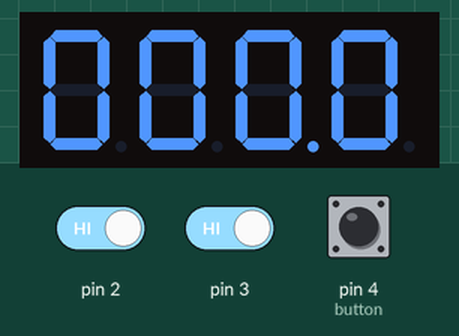
This sketch was run on a simulated Arduino Uno, built with avr-gcc and run on an emulated ATmega328P. On the bench: 4-digit seven-segment display. Wiring (inferred from the names in the program): 4-digit 7-segment display, segments lit when LOW: segments A3, A2, A1, A0, pin 13, pin 12, pin 10, pin 7; digit selects pin 8, A5, A4, pin 9. Inputs (shaded band) come from the test bench; at power-on: pin 2 HIGH, pin 3 HIGH, pin 4 (button) LOW. The segment pins are drawn as the display they are named for.

Above: at 1.2 s.
1.3 s: pin 2 driven LOW
At 1.9 s:
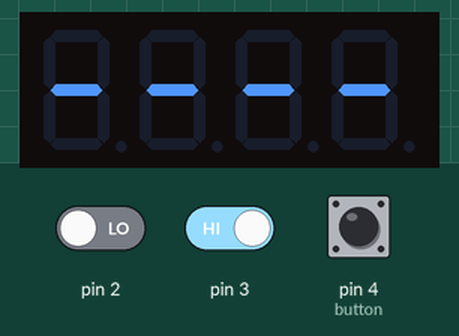
4.3 s: pin 3 driven LOW
Timing chart, 0 to 7.3 s (numbered marks = the images above; inputs shaded):
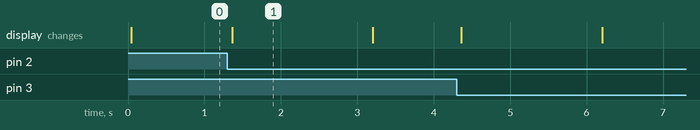

Measured:
- after the input at 1.3 s, the display: changes after 0.06 s (image 1)
- what the display in image 1 shows lasts 1.8 s, from 1.4 s to 3.2 s

The sketch:

chronograph.ino
```cpp
#define uchar unsigned char
#define uint  unsigned int

const uchar segmentA = A3; //17;
const uchar segmentB = A2; //16;
const uchar segmentC = A1; //15;
const uchar segmentD = A0; //14;
const uchar segmentE = 13;
const uchar segmentF = 12;
const uchar segmentG = 10;
const uchar segmentDP = 7;

// it is a number count, not a rank
const uchar digit1   = 8;
const uchar digit2   = A5; //19;
const uchar digit3   = A4; //18;
const uchar digit4   = 9;

const uchar segmentsCount = 8;
const uchar digitsCount = 4;
const uchar segments[] = { segmentA, segmentB, segmentC, segmentD, segmentE, segmentF, segmentG, segmentDP };
const uchar digits[]   = { digit1, digit2, digit3, digit4 };

const uchar button = 4;

volatile uchar sensorIn = 0;
volatile uchar sensorOut = 0;

double length = 0.084;
uint averageCount = 0;
double averageData = 0;
double lastData = 0;

void Counter1Init() {
  TCNT1 = 0;

  // Bits: COM1A1 COM1A0 COM1B1 COM1B0 - - WGM11 WGM10
  TCCR1A = 0;

  // Bits: ICNC1 ICES1 - WGM13 WGM12 CS12 CS11 CS10
  TCCR1B = 0;

  // Bits: FOC1A FOC1B - - - - - -
  TCCR1C = 0;

  // Bits: - - ICIE1 - - OCIE1B OCIE1A TOIE1
  TIMSK1 = 0;

  // Bits: – – ICF1 – - OCF1B OCF1A TOV1
  TIFR1 = 0;
}

void startCounter1() {
  TCCR1B = (1<<CS10); // Counter 1 running (no prescaling)
}

void stopCounter1() {
  TCCR1B = 0; // Counter 1 stopped (no clock source)
}

void clearCounter1() {
  stopCounter1();
  TCNT1 = 0;
}

void sensorInInterrupt() {
  if(sensorIn == 0) {
    //Serial.println("sensorIn");
    startCounter1();
    sensorIn = 1;
  }
}

void sensorOutInterrupt() {
  if(sensorOut == 0) {
    //Serial.println("sensorOut");
    stopCounter1();
    sensorOut = 1;
  }
}

uchar isInterruptsAttached = 0;
void attachInterrupts() {
  if(!isInterruptsAttached) {
    attachInterrupt(0, sensorInInterrupt, FALLING); // pin 2
    attachInterrupt(1, sensorOutInterrupt, FALLING); // pin 3
    isInterruptsAttached = 1;
  }
}

void detachInterrupts() {
  if(isInterruptsAttached) {
    detachInterrupt(0);
    detachInterrupt(1);
    isInterruptsAttached = 0;
  }
}

void clearSensors() {
  sensorIn = 0;
  sensorOut = 0;

  clearCounter1();
}

void setup() {
  //Serial.begin(9600);

  // Global disable interrupts
  cli();

  // Timer/Counter 1 initialization
  Counter1Init();

  // Global enable interrupts
  sei();

  for(uchar i = 0; i < segmentsCount; ++i) {
    pinMode(segments[i], OUTPUT);
  }

  for(uchar i = 0; i < digitsCount; ++i) {
    pinMode(digits[i], OUTPUT);
  }

  pinMode(button, INPUT);

  attachInterrupts();

  showReset();

  //Serial.println("Ready!");
}

void loop() {
  realLoop();
  //testShowLoop();
  //testSensorsLoop();
}

// count = loop counts = count * loopDelay (ms)
const uchar loopDelay = 3;
uchar wasMeasuring = 0;
uint loopsAfterMeasuringCounter = 0;
const uint pauseAfterMeasuringCount = 300;
uchar sensorError = 0;
uchar sensorErrorConfirmCounter = 0;
const uchar sensorErrorConfirmCount = 2;
uint showErrorCounter = 0;
const uint showErrorCount = 600;

void realLoop() {
  showReset();

  if(sensorError) {
    if(showErrorCounter >= showErrorCount) {
      sensorError = 0;
      showErrorCounter = 0;
    } else {
      ++showErrorCounter;
    }
  } else if(sensorIn ^ sensorOut) {
    ++sensorErrorConfirmCounter;
    sensorError = (sensorErrorConfirmCounter >= sensorErrorConfirmCount);
    if(sensorError) {
      //Serial.println("Error");

      sensorErrorConfirmCounter = 0;
      loopsAfterMeasuringCounter = 0;
      showErrorCounter = 0;

      detachInterrupts();
      clearSensors();
    }
  } else if(wasMeasuring) {
    if(loopsAfterMeasuringCounter >= pauseAfterMeasuringCount) {
      wasMeasuring = 0;
      loopsAfterMeasuringCounter = 0;
    } else {
      ++loopsAfterMeasuringCounter;
    }
  } else if(sensorIn && sensorOut) {
    lastData = length * 16000000.0 / TCNT1;
    averageData = ((averageData * averageCount) + lastData) / (averageCount + 1);
    ++averageCount;

    //Serial.print("lst: ");
    //Serial.print(lastData, 1);
    //Serial.print("; avg: ");
    //Serial.println(averageData, 1);

    wasMeasuring = 1;
    loopsAfterMeasuringCounter = 0;

    detachInterrupts();
    clearSensors();
  } else if(!sensorError && !wasMeasuring) {
    attachInterrupts();
  }

  if(sensorError) {
    showValue(-1);
  } else {
    if(digitalRead(button)) {
      showValue(averageData);
    } else {
      showValue(lastData);
    }
  }

  delay(loopDelay);
}

void testSensorsLoop() {
  showReset();
  if(sensorIn) {
    Serial.println("sensorIn");
    showDigit(1, 0, 1);
  }

  if(sensorOut) {
    Serial.println("sensorOut");
    showDigit(1, 0, 2);
  }

  if(digitalRead(button)) {
    Serial.println("button");
    showDigit(1, 0, 3);
  }

  clearSensors();

  delay(200);
}

void testShowLoop() {
  showReset();

  /*for(uchar i = 0; i < segmentsCount; ++i) {*/
    /*digitalWrite(segments[i], LOW);*/
  /*}*/

  for(uchar i = 0; i < digitsCount; ++i) {
    digitalWrite(digits[i], HIGH);
  }

  /*showDigit(8, 1, 4);*/

  /*delay(1000);*/

  for(uchar i = 0; i < segmentsCount; ++i) {
    digitalWrite(segments[i], LOW);
    delay(500);
    digitalWrite(segments[i], HIGH);
  }
}

void showReset() {
  for(uchar i = 0; i < segmentsCount; ++i) {
    digitalWrite(segments[i], HIGH);
  }

  for(uchar i = 0; i < digitsCount; ++i) {
    digitalWrite(digits[i], LOW);
  }
}

void showDigit(char value, uchar dot, uchar digit) {
  digitalWrite(digits[digit-1], HIGH);

  if(dot)
    digitalWrite(segmentDP, LOW);

  switch(value) {
    case -1:
      digitalWrite(segmentG, LOW);
      break;
    case 0:
      digitalWrite(segmentA, LOW);
      digitalWrite(segmentB, LOW);
      digitalWrite(segmentC, LOW);
      digitalWrite(segmentD, LOW);
      digitalWrite(segmentE, LOW);
      digitalWrite(segmentF, LOW);
      break;
    case 1:
      digitalWrite(segmentB, LOW);
      digitalWrite(segmentC, LOW);
      break;
    case 2:
      digitalWrite(segmentA, LOW);
      digitalWrite(segmentB, LOW);
      digitalWrite(segmentG, LOW);
      digitalWrite(segmentE, LOW);
      digitalWrite(segmentD, LOW);
      break;
    case 3:
      digitalWrite(segmentA, LOW);
      digitalWrite(segmentB, LOW);
      digitalWrite(segmentG, LOW);
      digitalWrite(segmentC, LOW);
      digitalWrite(segmentD, LOW);
      break;
    case 4:
      digitalWrite(segmentF, LOW);
      digitalWrite(segmentG, LOW);
      digitalWrite(segmentB, LOW);
      digitalWrite(segmentC, LOW);
      break;
    case 5:
      digitalWrite(segmentA, LOW);
      digitalWrite(segmentF, LOW);
      digitalWrite(segmentG, LOW);
      digitalWrite(segmentC, LOW);
      digitalWrite(segmentD, LOW);
      break;
    case 6:
      digitalWrite(segmentA, LOW);
      digitalWrite(segmentF, LOW);
      digitalWrite(segmentE, LOW);
      digitalWrite(segmentD, LOW);
      digitalWrite(segmentC, LOW);
      digitalWrite(segmentG, LOW);
      break;
    case 7:
      digitalWrite(segmentA, LOW);
      digitalWrite(segmentB, LOW);
      digitalWrite(segmentC, LOW);
      break;
    case 8:
      digitalWrite(segmentA, LOW);
      digitalWrite(segmentB, LOW);
      digitalWrite(segmentC, LOW);
      digitalWrite(segmentD, LOW);
      digitalWrite(segmentE, LOW);
      digitalWrite(segmentF, LOW);
      digitalWrite(segmentG, LOW);
      break;
    case 9:
      digitalWrite(segmentA, LOW);
      digitalWrite(segmentB, LOW);
      digitalWrite(segmentC, LOW);
      digitalWrite(segmentD, LOW);
      digitalWrite(segmentF, LOW);
      digitalWrite(segmentG, LOW);
      break;
  }
}

uchar counter = 1;
void showValue(double value) {
  if(value < 0) {
    showDigit(-1, 0, counter);
  } else {
    uchar dot = (counter == 3) ? 1 : 0;

    uint val = (uint)(value*10);
    uchar figure = 0;
    for(uchar i = 1; i <= (5 - counter); ++i) {
      figure = val % 10;
      val = val / 10;
    }
    showDigit(figure, dot, counter);
  }

  counter = 1 + counter % 4;
}
```
